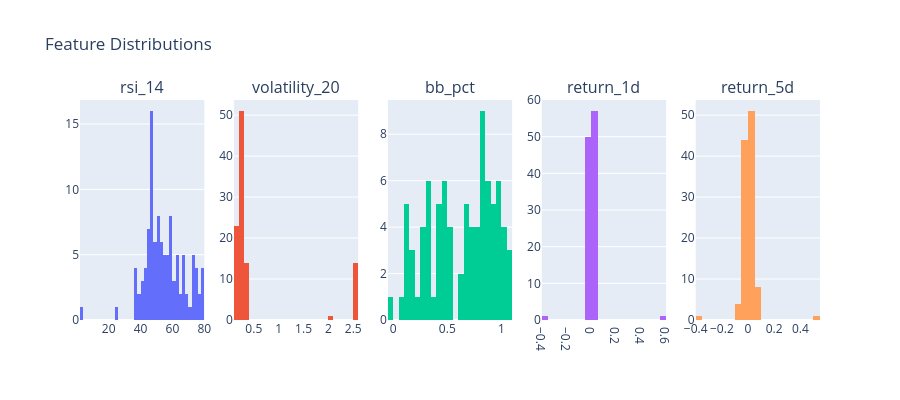

This figure's notebook cell:
### Markdown cell above
## 7. Feature Distribution Analysis

Examine the distribution of each feature.

### Code cell
if not features_df.empty:
    numeric_features = features_df.select_dtypes(include=[np.number]).columns.tolist()
    plot_features = [f for f in ["rsi_14", "volatility_20", "bb_pct", "return_1d", "return_5d"] if f in numeric_features]

    if plot_features:
        fig = make_subplots(rows=1, cols=len(plot_features), subplot_titles=plot_features)
        for i, feat in enumerate(plot_features):
            fig.add_trace(go.Histogram(x=features_df[feat], name=feat, nbinsx=40), row=1, col=i + 1)
        fig.update_layout(title="Feature Distributions", height=400, showlegend=False)
        fig.show()
else:
    print("No features for distribution analysis")
